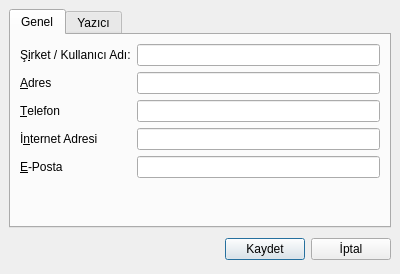
<?xml version="1.0" encoding="UTF-8"?>
<ui version="4.0">
 <class>formAyarlar</class>
 <widget class="QDialog" name="formAyarlar">
  <property name="geometry">
   <rect>
    <x>0</x>
    <y>0</y>
    <width>400</width>
    <height>274</height>
   </rect>
  </property>
  <property name="windowTitle">
   <string>Ayarlar</string>
  </property>
  <property name="windowIcon">
   <iconset resource="simgeler.qrc">
    <normaloff>:/new/prefix1/icons/configure.png</normaloff>:/new/prefix1/icons/configure.png</iconset>
  </property>
  <layout class="QVBoxLayout">
   <property name="spacing">
    <number>6</number>
   </property>
   <property name="margin">
    <number>9</number>
   </property>
   <item>
    <widget class="QTabWidget" name="tabWidget">
     <property name="currentIndex">
      <number>0</number>
     </property>
     <widget class="QWidget" name="tab">
      <attribute name="title">
       <string>Genel</string>
      </attribute>
      <layout class="QVBoxLayout">
       <property name="spacing">
        <number>6</number>
       </property>
       <property name="margin">
        <number>9</number>
       </property>
       <item>
        <layout class="QGridLayout">
         <property name="margin">
          <number>0</number>
         </property>
         <property name="spacing">
          <number>6</number>
         </property>
         <item row="3" column="1">
          <widget class="QLineEdit" name="lineUrl"/>
         </item>
         <item row="2" column="1">
          <widget class="QLineEdit" name="lineTelefon"/>
         </item>
         <item row="1" column="1">
          <widget class="QLineEdit" name="lineAdres"/>
         </item>
         <item row="3" column="0">
          <widget class="QLabel" name="label_8">
           <property name="text">
            <string>İ&amp;nternet Adresi</string>
           </property>
           <property name="buddy">
            <cstring>lineUrl</cstring>
           </property>
          </widget>
         </item>
         <item row="4" column="1">
          <widget class="QLineEdit" name="linePosta"/>
         </item>
         <item row="0" column="0">
          <widget class="QLabel" name="label_5">
           <property name="text">
            <string>Ş&amp;irket / Kullanıcı Adı:</string>
           </property>
           <property name="buddy">
            <cstring>lineSirket</cstring>
           </property>
          </widget>
         </item>
         <item row="1" column="0">
          <widget class="QLabel" name="label_6">
           <property name="text">
            <string>&amp;Adres</string>
           </property>
           <property name="buddy">
            <cstring>lineAdres</cstring>
           </property>
          </widget>
         </item>
         <item row="4" column="0">
          <widget class="QLabel" name="label_9">
           <property name="text">
            <string>&amp;E-Posta</string>
           </property>
           <property name="buddy">
            <cstring>linePosta</cstring>
           </property>
          </widget>
         </item>
         <item row="0" column="1">
          <widget class="QLineEdit" name="lineSirket"/>
         </item>
         <item row="2" column="0">
          <widget class="QLabel" name="label_7">
           <property name="text">
            <string>&amp;Telefon</string>
           </property>
           <property name="buddy">
            <cstring>lineTelefon</cstring>
           </property>
          </widget>
         </item>
        </layout>
       </item>
       <item>
        <spacer>
         <property name="orientation">
          <enum>Qt::Vertical</enum>
         </property>
         <property name="sizeHint" stdset="0">
          <size>
           <width>20</width>
           <height>40</height>
          </size>
         </property>
        </spacer>
       </item>
      </layout>
     </widget>
     <widget class="QWidget" name="tab_3">
      <attribute name="title">
       <string>Yazıcı</string>
      </attribute>
      <layout class="QVBoxLayout">
       <property name="spacing">
        <number>6</number>
       </property>
       <property name="margin">
        <number>9</number>
       </property>
       <item>
        <layout class="QHBoxLayout">
         <property name="spacing">
          <number>6</number>
         </property>
         <property name="margin">
          <number>0</number>
         </property>
         <item>
          <widget class="QLabel" name="label_10">
           <property name="text">
            <string>Sayfa Boyutu : </string>
           </property>
          </widget>
         </item>
         <item>
          <widget class="QComboBox" name="comboPrinter">
           <item>
            <property name="text">
             <string>A4</string>
            </property>
           </item>
           <item>
            <property name="text">
             <string>A5</string>
            </property>
           </item>
           <item>
            <property name="text">
             <string>A3</string>
            </property>
           </item>
          </widget>
         </item>
        </layout>
       </item>
       <item>
        <spacer>
         <property name="orientation">
          <enum>Qt::Vertical</enum>
         </property>
         <property name="sizeHint" stdset="0">
          <size>
           <width>20</width>
           <height>40</height>
          </size>
         </property>
        </spacer>
       </item>
      </layout>
     </widget>
    </widget>
   </item>
   <item>
    <layout class="QHBoxLayout">
     <property name="spacing">
      <number>6</number>
     </property>
     <property name="margin">
      <number>0</number>
     </property>
     <item>
      <spacer>
       <property name="orientation">
        <enum>Qt::Horizontal</enum>
       </property>
       <property name="sizeHint" stdset="0">
        <size>
         <width>131</width>
         <height>31</height>
        </size>
       </property>
      </spacer>
     </item>
     <item>
      <widget class="QPushButton" name="okButton">
       <property name="text">
        <string>Kaydet</string>
       </property>
      </widget>
     </item>
     <item>
      <widget class="QPushButton" name="cancelButton">
       <property name="text">
        <string>İptal</string>
       </property>
      </widget>
     </item>
    </layout>
   </item>
  </layout>
 </widget>
 <tabstops>
  <tabstop>tabWidget</tabstop>
  <tabstop>lineSirket</tabstop>
  <tabstop>lineAdres</tabstop>
  <tabstop>lineTelefon</tabstop>
  <tabstop>lineUrl</tabstop>
  <tabstop>linePosta</tabstop>
  <tabstop>comboPrinter</tabstop>
  <tabstop>okButton</tabstop>
  <tabstop>cancelButton</tabstop>
 </tabstops>
 <resources>
  <include location="simgeler.qrc"/>
 </resources>
 <connections>
  <connection>
   <sender>cancelButton</sender>
   <signal>clicked()</signal>
   <receiver>formAyarlar</receiver>
   <slot>reject()</slot>
   <hints>
    <hint type="sourcelabel">
     <x>389</x>
     <y>238</y>
    </hint>
    <hint type="destinationlabel">
     <x>179</x>
     <y>251</y>
    </hint>
   </hints>
  </connection>
 </connections>
</ui>
